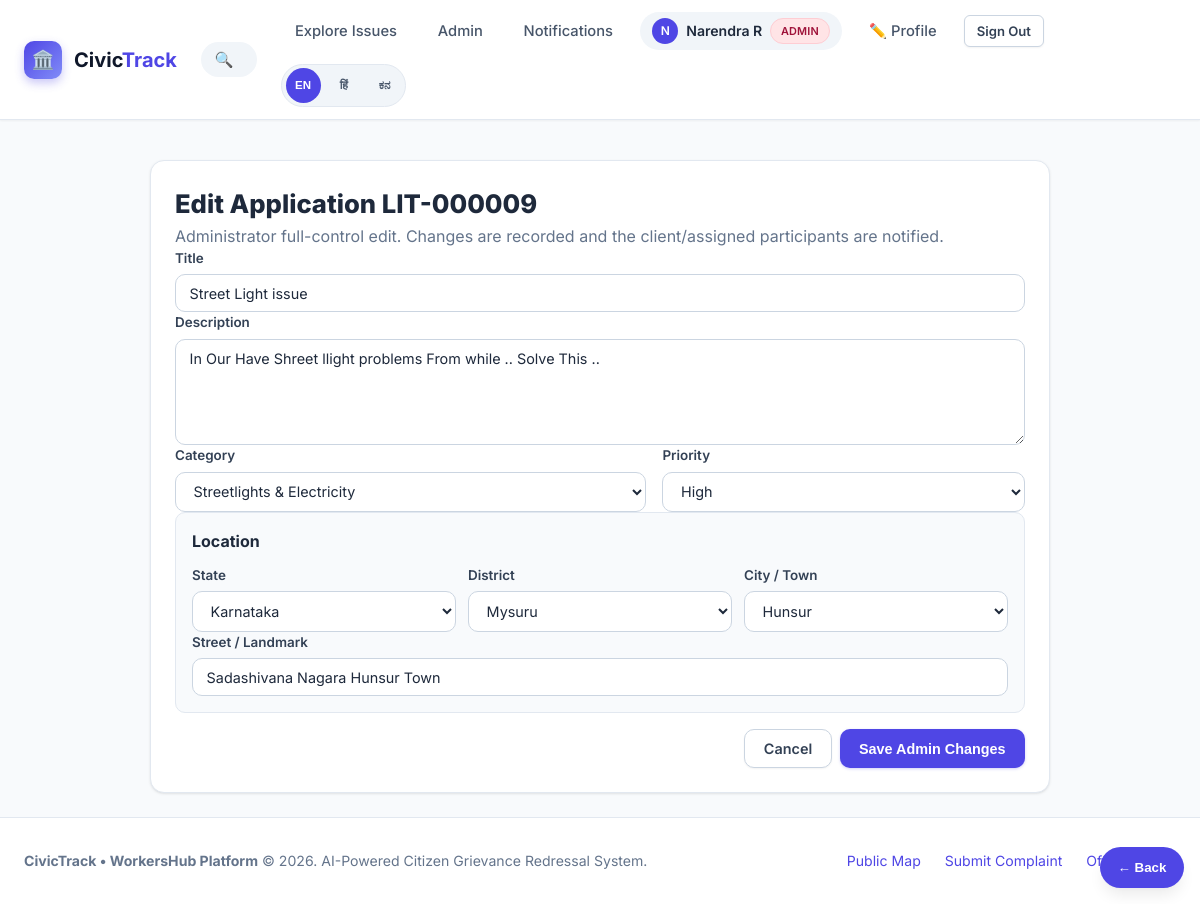
The page /admin/issue/9/edit (signed in) on the database its author committed.
### models.py (models this page shows, shortened)
class User(UserMixin, db.Model):
    __tablename__ = "users"
    id = db.Column(db.Integer, primary_key=True)
    name = db.Column(db.String(120), nullable=False)
    email = db.Column(db.String(160), unique=True, nullable=False, index=True)
    password_hash = db.Column(db.String(255), nullable=False)
    role = db.Column(db.String(20), nullable=False, default="citizen")  # citizen | authority | worker | admin
    phone = db.Column(db.String(20), nullable=True)
    state = db.Column(db.String(100), nullable=True)
    district = db.Column(db.String(100), nullable=True)
    city_town = db.Column(db.String(120), nullable=True)
    department = db.Column(db.String(100), nullable=True)  # For authority/worker: e.g. Roads, Sanitation
    profile_photo = db.Column(db.String(255), nullable=True)
    is_verified = db.Column(db.Boolean, nullable=False, default=False)
    created_at = db.Column(db.DateTime, default=datetime.utcnow)
    reported_issues = db.relationship("Issue", backref="reporter", lazy="dynamic",
                                      foreign_keys="Issue.reporter_id")
    assigned_issues = db.relationship("Issue", backref="assignee", lazy="dynamic",
                                      foreign_keys="Issue.assigned_to_id")
    assignments = db.relationship("IssueAssignment", backref="user", lazy="dynamic",
                                  foreign_keys="IssueAssignment.user_id", cascade="all, delete-orphan")
    chat_messages = db.relationship("ChatMessage", backref="sender", lazy="dynamic",
                                    foreign_keys="ChatMessage.user_id", cascade="all, delete-orphan")
    upvotes = db.relationship("Upvote", backref="user", lazy="dynamic", cascade="all, delete-orphan")
    notifications = db.relationship("Notification", backref="user", lazy="dynamic", cascade="all, delete-orphan")
    @property
    def is_admin(self):
        return self.role == "admin"

class Issue(db.Model):
    __tablename__ = "issues"
    id = db.Column(db.Integer, primary_key=True)
    case_code = db.Column(db.String(24), unique=True, nullable=False, index=True)  # e.g. LIT-000142
    reporter_id = db.Column(db.Integer, db.ForeignKey("users.id"), nullable=False)
    assigned_to_id = db.Column(db.Integer, db.ForeignKey("users.id"), nullable=True)
    title = db.Column(db.String(200), nullable=False)
    description = db.Column(db.Text, nullable=False)
    category = db.Column(db.String(80), nullable=False, index=True)
    priority = db.Column(db.String(20), nullable=False, default="Medium")  # Low, Medium, High, Urgent
    state = db.Column(db.String(100), nullable=False, index=True)
    district = db.Column(db.String(100), nullable=False, index=True)
    city_town = db.Column(db.String(120), nullable=False, index=True)
    locality_address = db.Column(db.String(255), nullable=True)
    latitude = db.Column(db.Float, nullable=False)
    longitude = db.Column(db.Float, nullable=False)
    photo_filename = db.Column(db.String(255), nullable=True)
    resolution_photo_filename = db.Column(db.String(255), nullable=True)
    status = db.Column(db.String(30), nullable=False, default="Reported", index=True)
    upvote_count = db.Column(db.Integer, nullable=False, default=0)
    ai_suggested_category = db.Column(db.String(80), nullable=True)
    ai_confidence = db.Column(db.Float, nullable=True)
    ai_urgency_score = db.Column(db.Float, nullable=True)
    ai_summary = db.Column(db.String(255), nullable=True)
    created_at = db.Column(db.DateTime, default=datetime.utcnow, index=True)
    updated_at = db.Column(db.DateTime, default=datetime.utcnow, onupdate=datetime.utcnow)
    resolved_at = db.Column(db.DateTime, nullable=True)
    upvotes = db.relationship("Upvote", backref="issue", lazy="dynamic", cascade="all, delete-orphan")
    history = db.relationship("StatusHistory", backref="issue", lazy="dynamic",
                              cascade="all, delete-orphan", order_by="StatusHistory.created_at.asc()")
    comments = db.relationship("IssueComment", backref="issue", lazy="dynamic",
                              cascade="all, delete-orphan", order_by="IssueComment.created_at.asc()")
    assignments = db.relationship("IssueAssignment", backref="issue", lazy="dynamic",
                                  cascade="all, delete-orphan", order_by="IssueAssignment.assigned_at.asc()")
    chat_messages = db.relationship("ChatMessage", backref="issue", lazy="dynamic",
                                    cascade="all, delete-orphan", order_by="ChatMessage.created_at.asc()")

### app.py (the view, shortened to what this page needs)
@app.route("/admin/issue/<int:issue_id>/edit", methods=["GET", "POST"])
@login_required
@admin_required
def admin_edit_issue(issue_id):
    issue=Issue.query.get_or_404(issue_id)
    states=[r[0] for r in db.session.query(Place.state).distinct().order_by(Place.state).all()]
    return render_template("edit_issue.html", issue=issue, states=states)

### app.py (called while the page is built)
@login_manager.user_loader
def load_user(user_id):
    return User.query.get(int(user_id))

@app.context_processor
def inject_global_data():
    unread_notifications_count = 0
    if current_user.is_authenticated:
        unread_notifications_count = Notification.query.filter_by(
            user_id=current_user.id, is_read=False
        ).count()
    return {
        "unread_notifications_count": unread_notifications_count,
        "CATEGORIES": Config.CATEGORIES,
        "STATUSES": Config.STATUSES,
        "PRIORITIES": Config.PRIORITIES,
        "current_year": datetime.utcnow().year,
    }

def admin_required(view):
    @wraps(view)
    def wrapped(*args, **kwargs):
        if not current_user.is_authenticated or not current_user.is_admin:
            flash("Admin access is required for this area.", "warning")
            return redirect(url_for("login"))
        return view(*args, **kwargs)
    return wrapped

### templates/edit_issue.html (shortened to what this page needs)
{% extends "base.html" %}
{% block content %}
<div style="max-width:900px;margin:0 auto"><div class="card" style="padding:1.5rem"><h1 style="font-size:1.6rem;font-weight:800">Edit Application {{ issue.case_code }}</h1><p style="color:var(--slate-500)">Administrator full-control edit. Changes are recorded and the client/assigned participants are notified.</p>
<form method="POST">
<div class="form-group"><label class="form-label">Title</label><input name="title" class="form-control" value="{{ issue.title }}" required></div>
<div class="form-group"><label class="form-label">Description</label><textarea name="description" class="form-control" rows="5" required>{{ issue.description }}</textarea></div>
<div style="display:grid;grid-template-columns:1.3fr 1fr;gap:1rem"><div class="form-group"><label class="form-label">Category</label><select name="category" class="form-select" required>{% for c in CATEGORIES %}<option value="{{ c }}" {% if issue.category==c %}selected{% endif %}>{{ c }}</option>{% endfor %}</select></div><div class="form-group"><label class="form-label">Priority</label><select name="priority" class="form-select" required>{% for p in PRIORITIES %}<option value="{{ p }}" {% if issue.priority==p %}selected{% endif %}>{{ p }}</option>{% endfor %}</select></div></div>
<div style="background:var(--slate-50);padding:1rem;border-radius:var(--radius-md);border:1px solid var(--border-subtle)"><b>Location</b><div style="display:grid;grid-template-columns:repeat(3,1fr);gap:.75rem;margin-top:.75rem"><div class="form-group"><label class="form-label">State</label><select name="state" class="form-select cascading-state" required>{% for s in states %}<option value="{{ s }}" {% if issue.state==s %}selected{% endif %}>{{ s }}</option>{% endfor %}</select></div><div class="form-group"><label class="form-label">District</label><select name="district" class="form-select cascading-district" required><option value="{{ issue.district }}">{{ issue.district }}</option></select></div><div class="form-group"><label class="form-label">City / Town</label><select name="city_town" class="form-select cascading-city" required><option value="{{ issue.city_town }}">{{ issue.city_town }}</option></select></div></div><div class="form-group"><label class="form-label">Street / Landmark</label><input name="locality_address" class="form-control" value="{{ issue.locality_address or '' }}"></div></div>
<div style="display:flex;gap:.5rem;justify-content:flex-end;margin-top:1rem"><a class="btn btn-secondary" href="{{ url_for('issue_detail',issue_id=issue.id) }}">Cancel</a><button class="btn btn-primary">Save Admin Changes</button></div>
</form></div></div>
{% endblock %}

### templates/base.html (shortened to what this page needs)
<!DOCTYPE html>
<html lang="en">
<head>
  <link rel="stylesheet" href="https://unpkg.com/leaflet@1.9.4/dist/leaflet.css" />
  <link rel="stylesheet" href="{{ url_for('static', filename='css/style.css') }}">
</head>
<body>
  <nav class="navbar">
    <div class="nav-container">
      <a href="{{ url_for('index') }}" class="brand-logo">
        <div class="brand-icon">🏛️</div>
        <span>Civic<strong style="color: var(--primary-600);">Track</strong></span>
      </a>
      <form action="{{ url_for('index') }}" method="GET" class="nav-search-form">
        <span class="nav-search-icon">🔍</span>
        <input
          type="text"
          name="q"
          class="nav-search-input"
          data-i18n-placeholder="searchIssuesPlaceholder"
          placeholder="Search issues, case codes, localities..."
          value="{{ request.args.get('q', '') }}"
        >
      </form>
      <ul class="nav-menu">
        <li>
          <a href="{{ url_for('index') }}" class="nav-link {% if request.endpoint == 'index' %}active{% endif %}" data-i18n="navExplore">
          </a>
        </li>
        {% if current_user.is_authenticated %}
          {% if current_user.is_admin %}
            <li>
              <a href="{{ url_for('admin_panel') }}" class="nav-link {% if request.endpoint == 'admin_panel' %}active{% endif %}" data-i18n="navAdmin">
              </a>
            </li>
          {% elif current_user.role == 'worker' %}
            <li><a href="{{ url_for('dashboard') }}" class="nav-link">🛠️ My Work</a></li>
          {% elif current_user.is_authority %}
            <li><a href="{{ url_for('dashboard') }}" class="nav-link">⚙️ Authority Queue</a></li>
            <li><a href="{{ url_for('authority_history') }}" class="nav-link">📚 History</a></li>
          {% else %}
            <li><a href="{{ url_for('my_reports') }}" class="nav-link">📋 My Active Reports</a></li>
            <li><a href="{{ url_for('client_history') }}" class="nav-link">📚 My History</a></li>
          {% endif %}
          <li>
            <a href="{{ url_for('notifications') }}" class="nav-link {% if request.endpoint == 'notifications' %}active{% endif %}" data-i18n="notifications">
            </a>
          </li>
          <li>
            <div class="user-pill">
              {% if current_user.profile_photo %}
                <img src="{{ url_for('static', filename='uploads/' + current_user.profile_photo) }}" alt="{{ current_user.name }}" class="user-avatar small-user-avatar">
              {% else %}
                <span class="user-avatar">{{ current_user.name[0] | upper }}</span>
              {% endif %}
              <span>{{ current_user.name }}</span>
              <span class="badge {% if current_user.role == 'worker' %}badge-acknowledged{% elif current_user.is_admin %}badge-priority-urgent{% else %}badge-acknowledged{% endif %}" style="font-size: 0.68rem;">
                {{ current_user.role }}
              </span>
            </div>
          </li>
          <li>
            <a href="{{ url_for('profile_edit') }}" class="nav-link {% if request.endpoint == 'profile_edit' %}active{% endif %}" title="Edit your profile">
              ✏️ Profile
            </a>
          </li>
          <li>
            <a href="{{ url_for('logout') }}" class="btn btn-sm btn-secondary" data-i18n="navSignOut">
            </a>
          </li>
        {% endif %}
        <li>
          <div class="lang-switcher" aria-label="Language selector">
            <button type="button" class="lang-btn active" data-lang="en">EN</button>
            <button type="button" class="lang-btn" data-lang="hi">हिं</button>
            <button type="button" class="lang-btn" data-lang="kn">ಕನ</button>
          </div>
        </li>
      </ul>
    </div>
  </nav>
  <main class="main-content">
    {% block content %}{% endblock %}
  </main>
  <button type="button" class="floating-back-btn" onclick="history.back()">← Back</button>
  <footer class="footer">
    <div class="footer-container">
      <div>
        <strong>CivicTrack &bull; WorkersHub Platform</strong> &copy; {{ current_year }}. AI-Powered Citizen Grievance Redressal System.
      </div>
      <div style="display: flex; gap: 1.5rem;">
        <a href="{{ url_for('index') }}" data-i18n="publicMap">Public Map</a>
        <a href="{{ url_for('report_issue') }}" data-i18n="submitComplaint">Submit Complaint</a>
        <a href="{{ url_for('login') }}" data-i18n="officialPortal">Official Portal</a>
      </div>
    </div>
  </footer>
</body>
</html>

### rows shown on the page
User: name "N", name "Narendra R", role "ADMIN"
Issue: case_code "LIT-000009", title "Street Light issue", description "In Our Have Shreet llight problems From while .. Solve This ..", category "Streetlights & Electricity", priority "High", state "Karnataka", district "Mysuru", city_town "Hunsur", locality_address "Sadashivana Nagara Hunsur Town"
